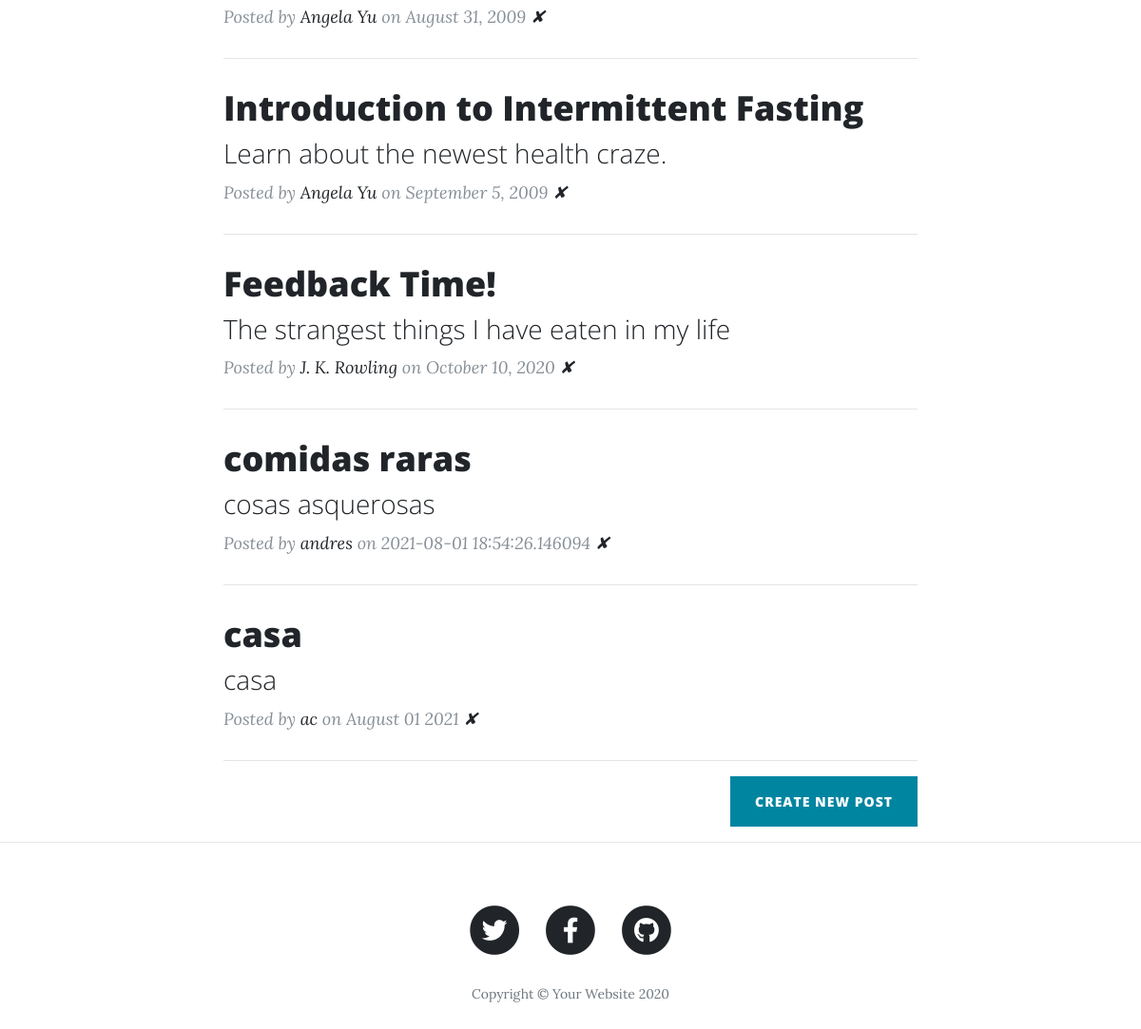
Before: / (lower part) with the older database file.
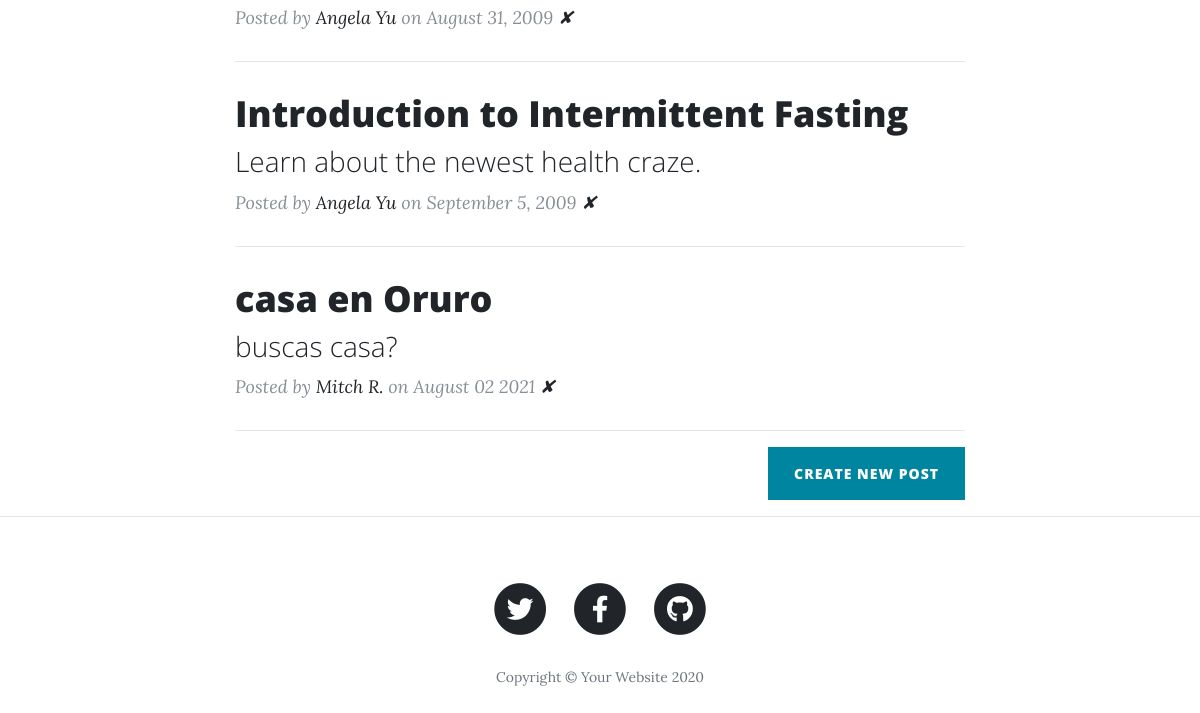
After: the same page with the newer database file.
### main.py (models this page shows)
class BlogPost(db.Model):
    id = db.Column(db.Integer, primary_key=True)
    title = db.Column(db.String(250), unique=True, nullable=False)
    subtitle = db.Column(db.String(250), nullable=False)
    date = db.Column(db.String(250), nullable=False)
    body = db.Column(db.Text, nullable=False)
    author = db.Column(db.String(250), nullable=False)
    img_url = db.Column(db.String(250), nullable=False)

### main.py (the view)
@app.route('/')
def get_all_posts():
    posts = BlogPost.query.all()
    return render_template("index.html", all_posts=posts)

### templates/index.html (shortened to what this page needs)
{% include "header.html" %}
  <div class="container">
    <div class="row">
      <div class="col-lg-8 col-md-10 mx-auto">
        {% for post in all_posts %}
        <div class="post-preview">
          <a href="post/{{post.id}}">
            <h2 class="post-title">
              {{post.title}}
            </h2>
            <h3 class="post-subtitle">
              {{post.subtitle}}
            </h3>
          </a>
          <p class="post-meta">Posted by
            <a href="#">{{post.author}}</a>
            on {{post.date}}
            <a href="delete/{{post.id}}">✘</a></p>
        </div>
        <hr>
        {% endfor %}
        <div class="clearfix">
          <a class="btn btn-primary float-right" href="{{url_for('add')}}">Create New Post</a>
        </div>
      </div>
    </div>
  </div>
  <hr>
{% include "footer.html" %}

### templates/header.html (shortened to what this page needs)
<!DOCTYPE html>
<html lang="en">
<head>
  <link href="{{ url_for('static', filename='vendor/bootstrap/css/bootstrap.min.css') }}" rel="stylesheet">
  <link href="{{ url_for('static', filename='vendor/fontawesome-free/css/all.min.css')}}" rel="stylesheet" type="text/css">
  <link href="{{ url_for('static', filename='css/clean-blog.min.css')}}" rel="stylesheet">
</head>
<body>

### templates/footer.html (shortened to what this page needs)
  <footer>
    <div class="container">
      <div class="row">
        <div class="col-lg-8 col-md-10 mx-auto">
          <ul class="list-inline text-center">
            <li class="list-inline-item">
              <a href="#">
                <span class="fa-stack fa-lg">
                  <i class="fas fa-circle fa-stack-2x"></i>
                  <i class="fab fa-twitter fa-stack-1x fa-inverse"></i>
                </span>
              </a>
            </li>
            <li class="list-inline-item">
              <a href="#">
                <span class="fa-stack fa-lg">
                  <i class="fas fa-circle fa-stack-2x"></i>
                  <i class="fab fa-facebook-f fa-stack-1x fa-inverse"></i>
                </span>
              </a>
            </li>
            <li class="list-inline-item">
              <a href="#">
                <span class="fa-stack fa-lg">
                  <i class="fas fa-circle fa-stack-2x"></i>
                  <i class="fab fa-github fa-stack-1x fa-inverse"></i>
                </span>
              </a>
            </li>
          </ul>
          <p class="copyright text-muted">Copyright &copy; Your Website 2020</p>
        </div>
      </div>
    </div>
  </footer>
</body>
</html>

Changed rows visible on the page:
removed BlogPost: title "Feedback Time!", subtitle "The strangest things I have eaten in my life", author "J. K. Rowling", date "October 10, 2020"
removed BlogPost: title "comidas raras", subtitle "cosas asquerosas", author "andres", date "2021-08-01 18:54:26.146094"
changed BlogPost: title "casa" → "casa en Oruro"; subtitle "casa" → "buscas casa?"; author "ac" → "Mitch R."; date "August 01 2021" → "August 02 2021"
